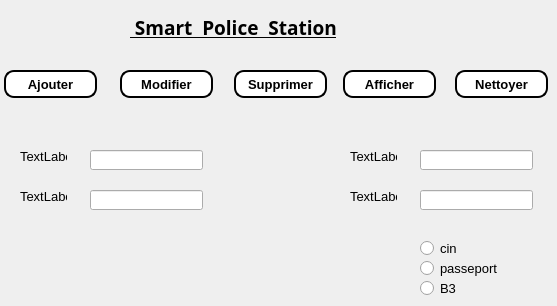
      <widget class="QWidget" name="tab_6">
       <attribute name="icon">
        <iconset>
         <normaloff>../Downloads/Service admin.jpg</normaloff>../Downloads/Service admin.jpg</iconset>
       </attribute>
       <attribute name="title">
        <string>Service Administratives </string>
       </attribute>
       <widget class="QLabel" name="label_50">
        <property name="geometry">
         <rect>
          <x>350</x>
          <y>190</y>
          <width>47</width>
          <height>13</height>
         </rect>
        </property>
        <property name="font">
         <font>
          <family>Arial</family>
          <pointsize>10</pointsize>
          <weight>50</weight>
          <bold>false</bold>
         </font>
        </property>
        <property name="text">
         <string>TextLabel</string>
        </property>
       </widget>
       <widget class="QLabel" name="label_47">
        <property name="geometry">
         <rect>
          <x>20</x>
          <y>150</y>
          <width>47</width>
          <height>13</height>
         </rect>
        </property>
        <property name="font">
         <font>
          <family>Arial</family>
          <pointsize>10</pointsize>
          <weight>50</weight>
          <bold>false</bold>
         </font>
        </property>
        <property name="text">
         <string>TextLabel</string>
        </property>
       </widget>
       <widget class="QLabel" name="label_49">
        <property name="geometry">
         <rect>
          <x>350</x>
          <y>150</y>
          <width>47</width>
          <height>13</height>
         </rect>
        </property>
        <property name="font">
         <font>
          <family>Arial</family>
          <pointsize>10</pointsize>
          <weight>50</weight>
          <bold>false</bold>
         </font>
        </property>
        <property name="text">
         <string>TextLabel</string>
        </property>
       </widget>
       <widget class="QPushButton" name="affichersalaries_8">
        <property name="geometry">
         <rect>
          <x>343</x>
          <y>70</y>
          <width>93</width>
          <height>28</height>
         </rect>
        </property>
        <property name="font">
         <font>
          <family>Arial</family>
          <pointsize>10</pointsize>
          <weight>75</weight>
          <bold>true</bold>
         </font>
        </property>
        <property name="styleSheet">
         <string notr="true">background-color:white; 
color:black; 
border-style:outset ; 
border-width:2px ; 
border-radius:10px;</string>
        </property>
        <property name="text">
         <string>Afficher</string>
        </property>
       </widget>
       <widget class="QLabel" name="label_48">
        <property name="geometry">
         <rect>
          <x>20</x>
          <y>190</y>
          <width>47</width>
          <height>13</height>
         </rect>
        </property>
        <property name="font">
         <font>
          <family>Arial</family>
          <pointsize>10</pointsize>
          <weight>50</weight>
          <bold>false</bold>
         </font>
        </property>
        <property name="text">
         <string>TextLabel</string>
        </property>
       </widget>
       <widget class="QLineEdit" name="lineEdit_48">
        <property name="geometry">
         <rect>
          <x>90</x>
          <y>190</y>
          <width>113</width>
          <height>20</height>
         </rect>
        </property>
       </widget>
       <widget class="QLineEdit" name="lineEdit_46">
        <property name="geometry">
         <rect>
          <x>90</x>
          <y>150</y>
          <width>113</width>
          <height>20</height>
         </rect>
        </property>
       </widget>
       <widget class="QPushButton" name="Nettoyer_6">
        <property name="geometry">
         <rect>
          <x>455</x>
          <y>70</y>
          <width>93</width>
          <height>28</height>
         </rect>
        </property>
        <property name="font">
         <font>
          <family>Arial</family>
          <pointsize>10</pointsize>
          <weight>75</weight>
          <bold>true</bold>
         </font>
        </property>
        <property name="styleSheet">
         <string notr="true">background-color:white; 
color:black; 
border-style:outset ; 
border-width:2px ; 
border-radius:10px;</string>
        </property>
        <property name="text">
         <string>Nettoyer</string>
        </property>
       </widget>
       <widget class="QLineEdit" name="lineEdit_45">
        <property name="geometry">
         <rect>
          <x>420</x>
          <y>150</y>
          <width>113</width>
          <height>20</height>
         </rect>
        </property>
       </widget>
       <widget class="QLineEdit" name="lineEdit_47">
        <property name="geometry">
         <rect>
          <x>420</x>
          <y>190</y>
          <width>113</width>
          <height>20</height>
         </rect>
        </property>
       </widget>
       <widget class="QPushButton" name="Ajoutersalaries_8">
        <property name="geometry">
         <rect>
          <x>4</x>
          <y>70</y>
          <width>93</width>
          <height>28</height>
         </rect>
        </property>
        <property name="font">
         <font>
          <family>Arial</family>
          <pointsize>10</pointsize>
          <weight>75</weight>
          <bold>true</bold>
         </font>
        </property>
        <property name="styleSheet">
         <string notr="true">background-color:white; 
color:black; 
border-style:outset ; 
border-width:2px ; 
border-radius:10px;</string>
        </property>
        <property name="text">
         <string>Ajouter</string>
        </property>
       </widget>
       <widget class="QPushButton" name="modifiersalaries_8">
        <property name="geometry">
         <rect>
          <x>120</x>
          <y>70</y>
          <width>93</width>
          <height>28</height>
         </rect>
        </property>
        <property name="font">
         <font>
          <family>Arial</family>
          <pointsize>10</pointsize>
          <weight>75</weight>
          <bold>true</bold>
         </font>
        </property>
        <property name="styleSheet">
         <string notr="true">background-color:white; 
color:black; 
border-style:outset ; 
border-width:2px ; 
border-radius:10px;</string>
        </property>
        <property name="text">
         <string>Modifier</string>
        </property>
       </widget>
       <widget class="QLabel" name="policou_8">
        <property name="geometry">
         <rect>
          <x>130</x>
          <y>10</y>
          <width>351</width>
          <height>35</height>
         </rect>
        </property>
        <property name="sizePolicy">
         <sizepolicy hsizetype="Preferred" vsizetype="Maximum">
          <horstretch>0</horstretch>
          <verstretch>0</verstretch>
         </sizepolicy>
        </property>
        <property name="font">
         <font>
          <family>Algerian</family>
          <pointsize>14</pointsize>
          <weight>75</weight>
          <bold>true</bold>
          <underline>true</underline>
         </font>
        </property>
        <property name="text">
         <string> Smart  Police  Station</string>
        </property>
        <property name="textFormat">
         <enum>Qt::PlainText</enum>
        </property>
       </widget>
       <widget class="QPushButton" name="supprimersalaries_8">
        <property name="geometry">
         <rect>
          <x>234</x>
          <y>70</y>
          <width>93</width>
          <height>28</height>
         </rect>
        </property>
        <property name="font">
         <font>
          <family>Arial</family>
          <pointsize>10</pointsize>
          <weight>75</weight>
          <bold>true</bold>
         </font>
        </property>
        <property name="styleSheet">
         <string notr="true">background-color:white; 
color:black; 
border-style:outset ; 
border-width:2px ; 
border-radius:10px;</string>
        </property>
        <property name="text">
         <string>Supprimer</string>
        </property>
       </widget>
       <widget class="QRadioButton" name="radioButton">
        <property name="geometry">
         <rect>
          <x>420</x>
          <y>240</y>
          <width>82</width>
          <height>17</height>
         </rect>
        </property>
        <property name="font">
         <font>
          <family>Arial</family>
          <pointsize>10</pointsize>
          <weight>50</weight>
          <bold>false</bold>
         </font>
        </property>
        <property name="text">
         <string>cin</string>
        </property>
       </widget>
       <widget class="QRadioButton" name="radioButton_2">
        <property name="geometry">
         <rect>
          <x>420</x>
          <y>260</y>
          <width>82</width>
          <height>17</height>
         </rect>
        </property>
        <property name="font">
         <font>
          <family>Arial</family>
          <pointsize>10</pointsize>
          <weight>50</weight>
          <bold>false</bold>
         </font>
        </property>
        <property name="text">
         <string>passeport</string>
        </property>
       </widget>
       <widget class="QRadioButton" name="radioButton_3">
        <property name="geometry">
         <rect>
          <x>420</x>
          <y>280</y>
          <width>82</width>
          <height>17</height>
         </rect>
        </property>
        <property name="font">
         <font>
          <family>Arial</family>
          <pointsize>10</pointsize>
          <weight>50</weight>
          <bold>false</bold>
         </font>
        </property>
        <property name="text">
         <string>B3</string>
        </property>
       </widget>
      </widget>
